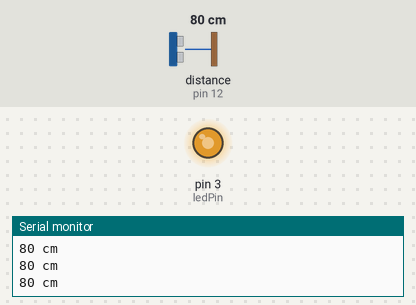
Recording of a sketch running on a simulated Arduino Uno, built with avr-gcc and run on an emulated ATmega328P. On the bench: output pins drawn as LEDs (lit = HIGH), the last lines printed to the serial monitor. Wiring (inferred from the names in the program): ultrasonic range finder: trigger pin 12; echo pin 12. The test bench sets the inputs (shaded band); at power-on: distance to the obstacle (sensor on pin 12) 80 cm. The echo pulse lasts 58.3 µs per cm.

Above: at 1.3 s.
1.4 s: distance to the obstacle (sensor on pin 12) set to 4 cm
At 3.2 s:
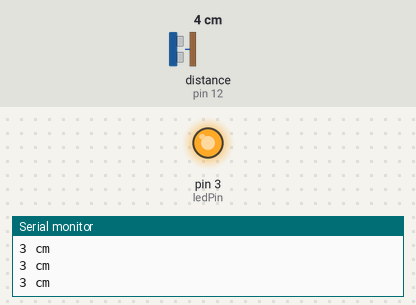
3.5 s: distance to the obstacle (sensor on pin 12) set to 250 cm
At 4.3 s:
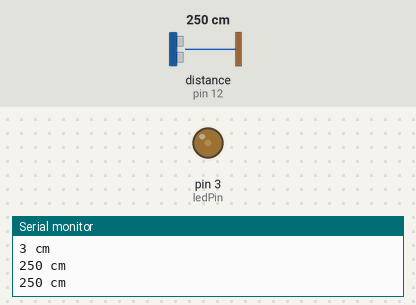
Timing chart, 0 to 6.5 s (numbered marks = the images above; inputs shaded):
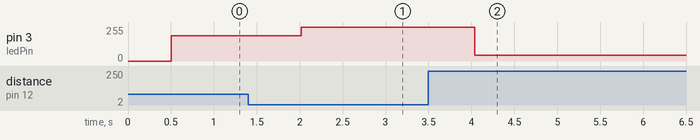

Measured:
- after the input at 1.4 s, pin 3 (ledPin): 188/255 → 254/255 after 0.62 s
- after the input at 3.5 s, pin 3 (ledPin): 254/255 → 44/255 after 0.54 s

The sketch:

bright_led.ino
```cpp
const int sensorPin = 12;
const int ledPin = 3;

long getDistance()
{
  pinMode(sensorPin, OUTPUT);
  digitalWrite(sensorPin, LOW);
  delayMicroseconds(2);
  digitalWrite(sensorPin, HIGH);
  delayMicroseconds(10);
  digitalWrite(sensorPin, LOW);

  pinMode(sensorPin, INPUT);
  long dur = pulseIn(sensorPin, HIGH);
  long cm = dur / 29 / 2;
  return cm;
}

long convertDistanceRange(long oldValue)
{
  const long oldMin = 0;
  const long oldMax = 300;
  const long newMin = 0;
  const long newMax = 255;

  long oldRange = (oldMax - oldMin);
  long newRange = (newMax - newMin);
  long newValue = (((oldValue - oldMin) * newRange) / oldRange) + newMin;

  return newValue;
}

void setup()
{
  Serial.begin(9600);
  pinMode(ledPin, OUTPUT);
}

void loop()
{
  long distance = getDistance();
  Serial.print(distance);
  Serial.print(" cm\n");
  delay(500);
  if (distance<0 || distance>300){
    analogWrite(ledPin, LOW);
  } else {
    analogWrite(ledPin, -convertDistanceRange(distance));
  }
}
```
